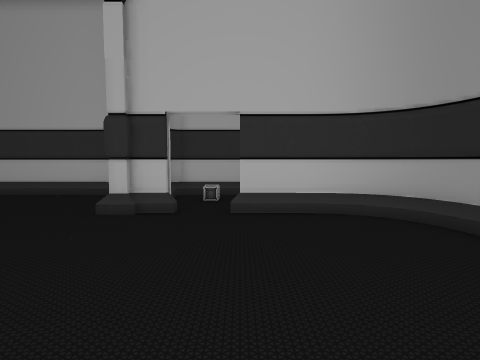
[1] (above)

18 first-person views from a walk through a 3-D level made in the Unity game engine. The camera is 1.4 m above the floor, tilts 4° down and sees 80° across. The floor is counted in squares, 1 m on a side. Each view is taken from the middle of a square. On the plan, view 1 faces up. The plan holds only what a view shows up to about 14 squares ahead; the rest is blank. The place goes on beyond the plan. The player is left out. Door leaves are left out, so doorways stand open. Some surface patterns are stand-ins.

[2]
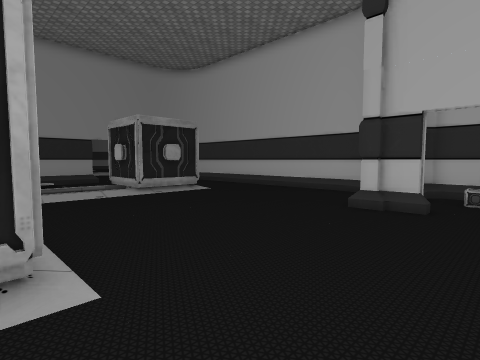

[3]
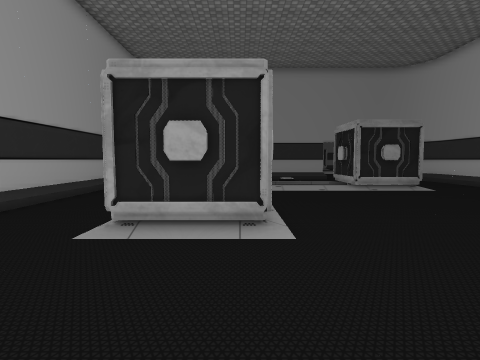

[4]
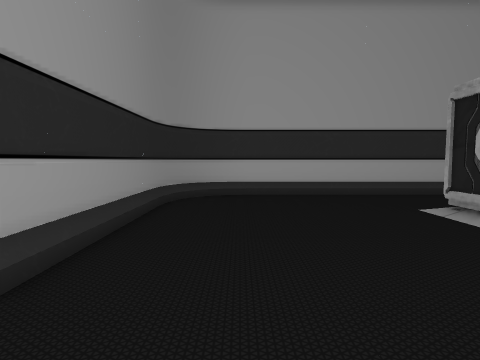

[5]
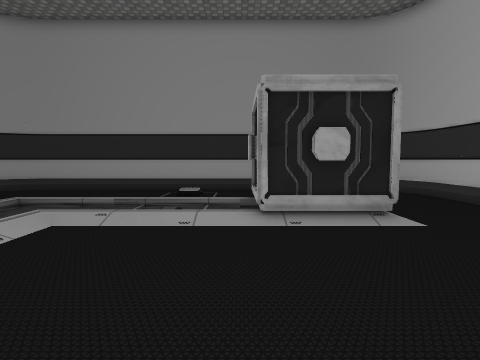

[6]
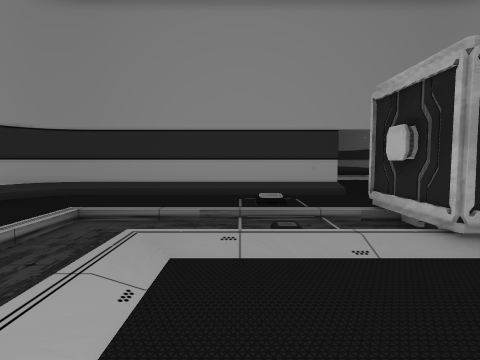

[7]
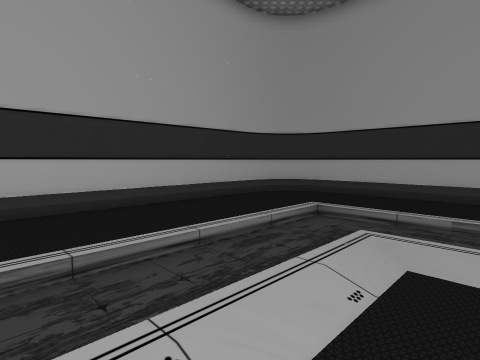

[8]
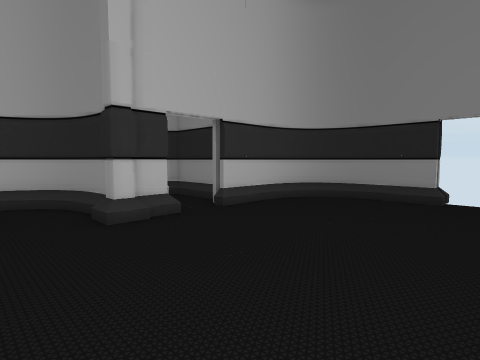

[9]
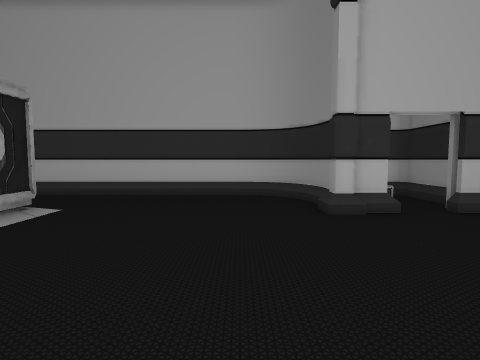

[10]
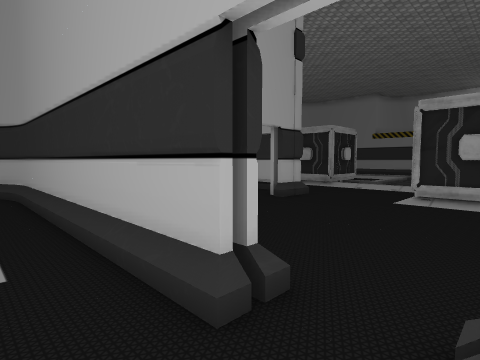

[11]
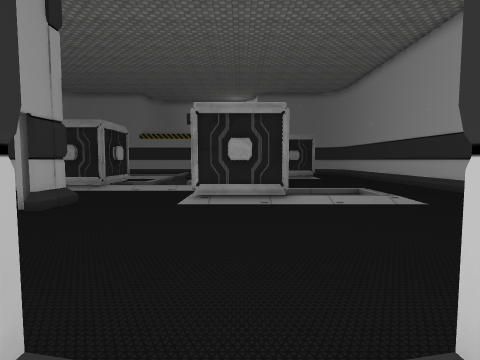

[12]
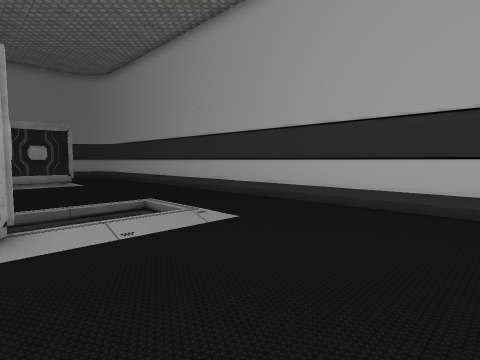

[13]
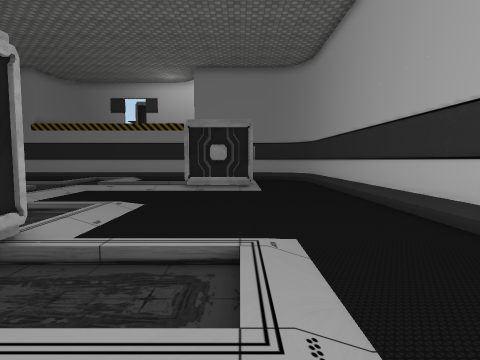

[14]
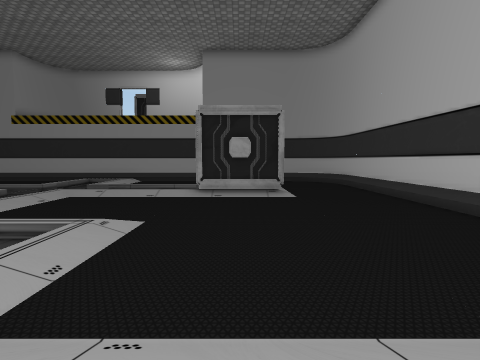

[15]
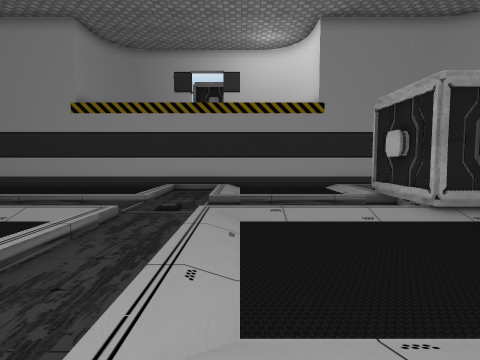

[16]
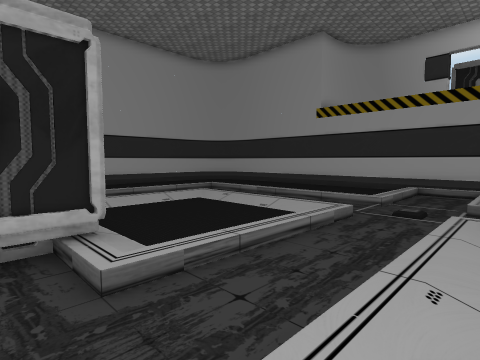

[17]
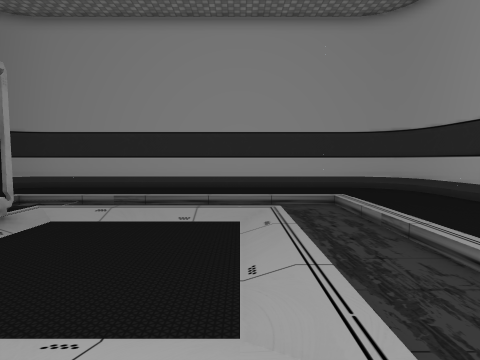

[18]
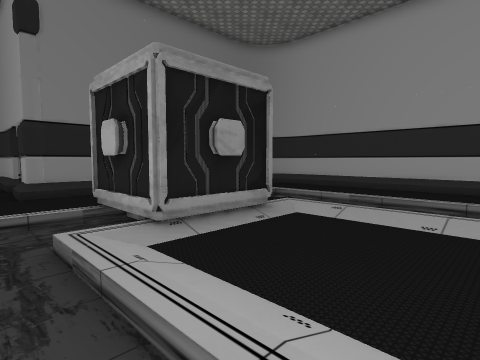

### Floor plan
Key: @ floor where view 1 was taken; # wall or solid block; . floor; / step, stairs or slope; D open door; = window, fence, low wall or low ledge; P pillar; C crate; O other object.
Columns run from 47 left of view 1 to 5 right of it. Each row starts with its distance up from view 1.
 16     #####################
 15     .....................
 14     .....................
 13     ......................
 12      .C...................   ####################
 11        #.........///......   #.............##...#
 10 #/  C  #C.......././......     .............#.O.#
  9 #////###........././.......      ...........#...#
  8 #..../C/........./C/........      C.........PDDD####
  7 #... / /.....////###........D .    #...............##
  6 #... / /...../..C  #C.......D..    #C...............#
  5 #... / /...../     #........D... ###................#
  4 #... / /..... . ..C.........#... /C/................#
  3 #///// /////// /........... #... /. ................D
  2 #/....O......../..........  #../ /O ................D
  1 #//// .///////./........    #... /. ................D
  0 #... /./...../C/....PDDD#=# #... /./......C....@....#
 -1 #... /./.....###....#.      #... /.//////  #........#
 -2 #... /./....C###C   #       #... /......C  #C.......#
 -3 #...././.....#              #... ////////  #........#
 -4 #...././...../C             #............ C.........#
 -5 #...././//////              #.......................#
 -6 #..../..                    #.......................#
 -7 #....////////               ##.....................##
 -8 #....                        #######################
 -9 #.................
-10 #.................
-11 ##.................#
-12  ###################

Positions as (right, up) in squares from view 1, and headings:
1: (0, 0), facing up
2: (0, -1), facing up-left
3: (2, -1), facing left
4: (2, 4), facing down
5: (-5, 4), facing left
6: (-7, 1), facing left
7: (-7, 1), facing down-left
8: (-6, 1), facing up-right
9: (-6, 0), facing up
10: (-17, 7), facing down-left
11: (-18, 6), facing left
12: (-22, 7), facing up-left
13: (-26, 11), facing left
14: (-29, 10), facing left
15: (-33, 4), facing left
16: (-33, 4), facing down-left
17: (-39, 2), facing down
18: (-39, 2), facing down-right
